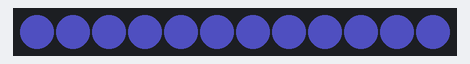
Bench run of a sketch on a simulated ATtiny85, built with avr-gcc and run on an emulated ATtiny85. Shown: 12 RGB LEDs in strip order, left to right. Dim RGB values are drawn brighter than linear; random numbers use the default seed unless the sketch sets one.

Above: at 2.19 s.
At 39.47 s:
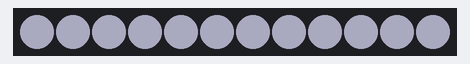

The sketch:

Derived_Class_Partial_Sucess.ino
```cpp
/*
  Another attempt at having a button press cycle through various patterns.
  Can now cycle between STANDBY and SPARKY but needs better button debouncing.
  Which is something we are attempting to do with this update.
*/

#include <Adafruit_NeoPixel.h>
#ifdef __AVR_ATtiny85__ // Trinket, Gemma, etc.
 #include <avr/power.h>
#endif

enum  pattern { NONE, STARTUP, STANDBY, SPARKY };
enum  direction { FORWARD, REVERSE };

class ArcPatterns : public Adafruit_NeoPixel {
  public:
    pattern   ActivePattern;
    direction Direction;
    uint32_t  Interval;
    uint32_t  lastUpdate;
    uint8_t   lastPixel;
    uint32_t  Color1, Color2;
    uint16_t  TotalSteps;
    uint16_t  Index;

  void (*OnComplete)();

  ArcPatterns(uint16_t pixels, uint8_t pin, uint8_t type, void (*callback)()) :Adafruit_NeoPixel(pixels, pin, type) {
    OnComplete = callback;
  }

  void Update() {
    if( (millis() - lastUpdate) > Interval) {
      lastUpdate = millis();
      switch(ActivePattern) {
        case STARTUP:
          StartupUpdate();
          break;
        case STANDBY:
          StandbyUpdate();
          break;
        case SPARKY:
          SparkyUpdate();
          break;
        default:
          break;
      }
    }
  }

  void Increment() {
    if (Direction == FORWARD) {
      Index++;
      if (Index >= TotalSteps) {
        Index = 0;
        if (OnComplete != NULL) {
          OnComplete(); // call the completion callback
        }
      }
    }
    else { // Direction == REVERSE
      --Index;
      if (Index <= 0) {
        Index = TotalSteps-1;
        if (OnComplete != NULL) {
          OnComplete(); // call the completion callback
        }
      }
    }
  }

  void Reverse() {
    if (Direction == FORWARD) {
      Direction = REVERSE;
      Index = TotalSteps-1;
    }
    else {
      Direction = FORWARD;
      Index = 0;
    }
  }

  // Set all pixels to a color (synchronously)
  void ColorSet(uint32_t color)  {
    for (int i = 0; i < numPixels(); i++) {
      setPixelColor(i, color);
    }
    show();
  }

  // Returns the Red component of a 32-bit color
  uint8_t Red(uint32_t color) {
    return (color >> 16) & 0xFF;
  }

  // Returns the Green component of a 32-bit color
  uint8_t Green(uint32_t color) {
    return (color >> 8) & 0xFF;
  }

  // Returns the Blue component of a 32-bit color
  uint8_t Blue(uint32_t color) {
    return color & 0xFF;
  }

// Initialize Start-up
  void Startup(uint32_t color1) {
    ActivePattern = STARTUP;
    Interval     = 250;
    TotalSteps   = 9;
    Index        = 0;
    Direction    = FORWARD;
    Color1       = color1;
  }

// Updater for Start-up
  void StartupUpdate() {
    if(Index % 2 == 0) { // Check for even Index
      for( uint8_t i=0; i <= numPixels(); i++ ) {
        setPixelColor(i, 0); // NeoPixels Off
      }
    }
    else { // Index is odd
      for( uint8_t i=0; i <= numPixels(); i++ ) {
        setPixelColor(i, Color1); // NeoPixels On
      }
    }
    show();
    Increment();
  }

// Initialize for a Standby, aka Fade
  void Standby(uint32_t color1, uint32_t color2, uint16_t steps, uint8_t interval, direction dir = FORWARD) {
    ActivePattern = STANDBY;
    Interval      = interval;
    TotalSteps    = steps;
    Color1        = color1;
    Color2        = color2;
    Index         = 0;
    Direction     = dir;
  }

// Update the Standby / Fade Pattern
  void StandbyUpdate() {
    // Calculate linear interpolation between Color1 and Color2
    // Optimise order of operations to minimize truncation error
    uint8_t red = ((Red(Color1) * (TotalSteps - Index)) + (Red(Color2) * Index)) / TotalSteps;
    uint8_t green = ((Green(Color1) * (TotalSteps - Index)) + (Green(Color2) * Index)) / TotalSteps;
    uint8_t blue = ((Blue(Color1) * (TotalSteps - Index)) + (Blue(Color2) * Index)) / TotalSteps;

    ColorSet(Color(red, green, blue));
    show();
    Increment();
  }

// Initialize for Sparky
  void Sparky(uint32_t color1, uint8_t interval) {
    ActivePattern = SPARKY;
    TotalSteps    = numPixels()*2;
    lastPixel     = 0;
    Interval      = interval;
    Color1        = color1;
    Direction     = FORWARD;
  }

// Update for Sparky
  void SparkyUpdate() {
    setPixelColor(lastPixel, 0);
    uint8_t i = random(numPixels());
    setPixelColor(i, Color1);
    lastPixel = i;
    lastUpdate=millis();
    show();
    Increment();
  }
}; // End Derived Class

// Definitions / Initializations
//Starting with left hand and control button
#define leftLedPin  6
#define rightBtnPin 9

// Button debouncing variables
uint16_t debounceDelay  = 100;
uint8_t  rightBtnState;
uint8_t  rightLastState = HIGH;
uint32_t rightLastDebounce;

// NeoPixel setup
ArcPatterns LeftHand(12, leftLedPin, NEO_GRB + NEO_KHZ800, &LeftHandComplete);

void setup() {
#ifdef __AVR_ATtiny85__ // Trinket, Gemma, etc.
  if(F_CPU == 16000000) clock_prescale_set(clock_div_1);
#endif
  pinMode(rightBtnPin, INPUT_PULLUP);
  digitalWrite(rightBtnPin, HIGH);

  LeftHand.begin();
  LeftHand.setBrightness(85); // 1/3 brightness to reduce heat and sight interference
  LeftHand.Startup(0x6A6AFF);
}

void loop() {
  LeftHand.Update();
} // loop() end

void LeftHandComplete() {
  RightButtonCheck();
  switch(LeftHand.ActivePattern) {
    case STARTUP:
      LeftHand.Color1 = 0x6A6AFF;
      LeftHand.Color2 = 0xFAFAFA;
      LeftHand.TotalSteps = 5;
      LeftHand.Interval = 25;
      LeftHand.ActivePattern = STANDBY;
      break;
    case STANDBY:
      LeftHand.Reverse();
      LeftHand.Update();
      break;
    default:
      LeftHand.Update();
      break;
  } // end Switch statement
}

void RightButtonCheck() {
  // Attempt at better debounce detection...
  int rightBtnRead = digitalRead(rightBtnPin);
  if(rightBtnRead != rightLastState) {
    rightLastDebounce = millis();
  }
  if( (millis()-rightLastDebounce) > debounceDelay) {
    if (rightBtnRead != rightBtnState) {
      rightBtnState = rightBtnRead;
      if (rightBtnState == HIGH) {
        if(LeftHand.ActivePattern==STANDBY) {
          LeftHand.Color1 = 0xFF0000; // To be changed after testing
          LeftHand.TotalSteps = (LeftHand.numPixels()*2);
          LeftHand.Interval = 250;
          LeftHand.ActivePattern = SPARKY;
        }
        else {
          LeftHand.Color1 = 0x6A6AFF;
          LeftHand.Color2 = 0xFAFAFA;
          LeftHand.TotalSteps = 5;
          LeftHand.Interval = 25;
          LeftHand.ActivePattern = STANDBY;
        }
      }
    }
  }
  rightLastState = rightBtnRead;
} // end RightButtonCheck

/*
 * End of File
 */
```
